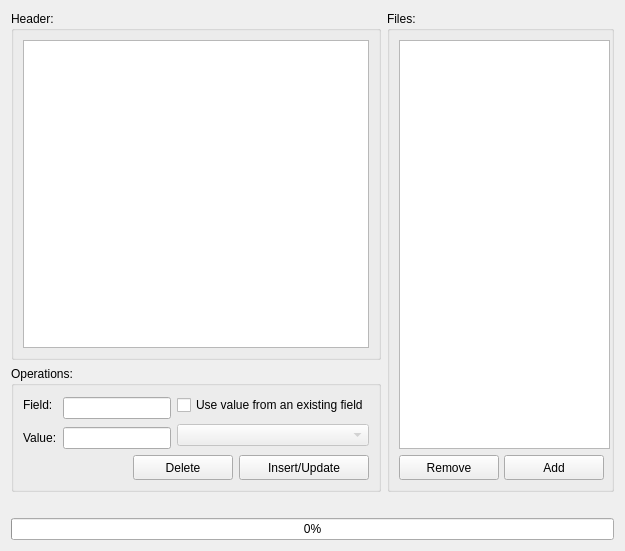
         <widget class="QWidget" name="tab_12">
          <attribute name="title">
           <string>Header Editor</string>
          </attribute>
          <layout class="QGridLayout" name="gridLayout_72">
           <item row="0" column="0">
            <widget class="QGroupBox" name="groupBox_8">
             <property name="title">
              <string>Header:</string>
             </property>
             <property name="flat">
              <bool>true</bool>
             </property>
             <layout class="QGridLayout" name="gridLayout_28">
              <item row="0" column="0">
               <widget class="QListWidget" name="listWidget_11">
                <property name="toolTip">
                 <string>&lt;html&gt;&lt;head/&gt;&lt;body&gt;&lt;p&gt;Header of selected file&lt;/p&gt;&lt;/body&gt;&lt;/html&gt;</string>
                </property>
               </widget>
              </item>
             </layout>
            </widget>
           </item>
           <item row="0" column="1" rowspan="2">
            <widget class="QGroupBox" name="groupBox_9">
             <property name="minimumSize">
              <size>
               <width>227</width>
               <height>481</height>
              </size>
             </property>
             <property name="maximumSize">
              <size>
               <width>227</width>
               <height>16777215</height>
              </size>
             </property>
             <property name="title">
              <string>Files:</string>
             </property>
             <property name="flat">
              <bool>true</bool>
             </property>
             <property name="checkable">
              <bool>false</bool>
             </property>
             <layout class="QGridLayout" name="gridLayout_27">
              <item row="1" column="1">
               <widget class="QPushButton" name="pushButton_36">
                <property name="minimumSize">
                 <size>
                  <width>100</width>
                  <height>25</height>
                 </size>
                </property>
                <property name="maximumSize">
                 <size>
                  <width>100</width>
                  <height>25</height>
                 </size>
                </property>
                <property name="toolTip">
                 <string>&lt;html&gt;&lt;head/&gt;&lt;body&gt;&lt;p&gt;Add to list&lt;/p&gt;&lt;/body&gt;&lt;/html&gt;</string>
                </property>
                <property name="text">
                 <string>Add</string>
                </property>
                <property name="icon">
                 <iconset>
                  <normaloff>../.designer/.designer/backup/img/add.png</normaloff>../.designer/.designer/backup/img/add.png</iconset>
                </property>
               </widget>
              </item>
              <item row="1" column="0">
               <widget class="QPushButton" name="pushButton_37">
                <property name="minimumSize">
                 <size>
                  <width>100</width>
                  <height>25</height>
                 </size>
                </property>
                <property name="maximumSize">
                 <size>
                  <width>100</width>
                  <height>25</height>
                 </size>
                </property>
                <property name="toolTip">
                 <string>&lt;html&gt;&lt;head/&gt;&lt;body&gt;&lt;p&gt;Remove selected files from list&lt;/p&gt;&lt;/body&gt;&lt;/html&gt;</string>
                </property>
                <property name="text">
                 <string>Remove</string>
                </property>
                <property name="icon">
                 <iconset>
                  <normaloff>../.designer/.designer/backup/img/rem.png</normaloff>../.designer/.designer/backup/img/rem.png</iconset>
                </property>
               </widget>
              </item>
              <item row="0" column="0" colspan="2">
               <widget class="QListWidget" name="listWidget_9">
                <property name="minimumSize">
                 <size>
                  <width>211</width>
                  <height>401</height>
                 </size>
                </property>
                <property name="maximumSize">
                 <size>
                  <width>211</width>
                  <height>16777215</height>
                 </size>
                </property>
                <property name="toolTip">
                 <string>&lt;html&gt;&lt;head/&gt;&lt;body&gt;&lt;p&gt;File List&lt;/p&gt;&lt;/body&gt;&lt;/html&gt;</string>
                </property>
                <property name="selectionMode">
                 <enum>QAbstractItemView::ExtendedSelection</enum>
                </property>
               </widget>
              </item>
             </layout>
            </widget>
           </item>
           <item row="1" column="0">
            <widget class="QGroupBox" name="groupBox_10">
             <property name="title">
              <string>Operations:</string>
             </property>
             <property name="flat">
              <bool>true</bool>
             </property>
             <layout class="QGridLayout" name="gridLayout_30">
              <item row="0" column="0" colspan="3">
               <layout class="QGridLayout" name="gridLayout_29">
                <item row="0" column="0">
                 <widget class="QLabel" name="label_15">
                  <property name="text">
                   <string>Field:</string>
                  </property>
                 </widget>
                </item>
                <item row="0" column="1" rowspan="2">
                 <widget class="QLineEdit" name="lineEdit">
                  <property name="toolTip">
                   <string>&lt;html&gt;&lt;head/&gt;&lt;body&gt;&lt;p&gt;Field name to &lt;span style=&quot; font-weight:600; text-decoration: underline;&quot;&gt;Add&lt;/span&gt; or &lt;span style=&quot; font-weight:600; text-decoration: underline;&quot;&gt;Update&lt;/span&gt;&lt;/p&gt;&lt;/body&gt;&lt;/html&gt;</string>
                  </property>
                  <property name="maxLength">
                   <number>8</number>
                  </property>
                 </widget>
                </item>
                <item row="0" column="2">
                 <widget class="QCheckBox" name="checkBox_5">
                  <property name="toolTip">
                   <string>&lt;html&gt;&lt;head/&gt;&lt;body&gt;&lt;p&gt;Activate to add value from an existing field.&lt;/p&gt;&lt;/body&gt;&lt;/html&gt;</string>
                  </property>
                  <property name="text">
                   <string>Use value from an existing field</string>
                  </property>
                 </widget>
                </item>
                <item row="1" column="2" rowspan="2">
                 <widget class="QComboBox" name="comboBox">
                  <property name="enabled">
                   <bool>false</bool>
                  </property>
                  <property name="toolTip">
                   <string>&lt;html&gt;&lt;head/&gt;&lt;body&gt;&lt;p&gt;Select existing value to add to field&lt;/p&gt;&lt;/body&gt;&lt;/html&gt;</string>
                  </property>
                 </widget>
                </item>
                <item row="2" column="0">
                 <widget class="QLabel" name="label_16">
                  <property name="text">
                   <string>Value:</string>
                  </property>
                 </widget>
                </item>
                <item row="2" column="1">
                 <widget class="QLineEdit" name="lineEdit_2">
                  <property name="toolTip">
                   <string>&lt;html&gt;&lt;head/&gt;&lt;body&gt;&lt;p&gt;Value of field name&lt;/p&gt;&lt;/body&gt;&lt;/html&gt;</string>
                  </property>
                 </widget>
                </item>
               </layout>
              </item>
              <item row="1" column="0">
               <widget class="QLabel" name="label_17">
                <property name="text">
                 <string/>
                </property>
               </widget>
              </item>
              <item row="1" column="1">
               <widget class="QPushButton" name="pushButton_38">
                <property name="minimumSize">
                 <size>
                  <width>100</width>
                  <height>25</height>
                 </size>
                </property>
                <property name="maximumSize">
                 <size>
                  <width>100</width>
                  <height>25</height>
                 </size>
                </property>
                <property name="toolTip">
                 <string>&lt;html&gt;&lt;head/&gt;&lt;body&gt;&lt;p&gt;Delete selected field&lt;/p&gt;&lt;/body&gt;&lt;/html&gt;</string>
                </property>
                <property name="text">
                 <string>Delete</string>
                </property>
                <property name="icon">
                 <iconset>
                  <normaloff>../.designer/.designer/backup/img/rem.png</normaloff>../.designer/.designer/backup/img/rem.png</iconset>
                </property>
               </widget>
              </item>
              <item row="1" column="2">
               <widget class="QPushButton" name="pushButton_39">
                <property name="minimumSize">
                 <size>
                  <width>130</width>
                  <height>25</height>
                 </size>
                </property>
                <property name="maximumSize">
                 <size>
                  <width>130</width>
                  <height>25</height>
                 </size>
                </property>
                <property name="toolTip">
                 <string>&lt;html&gt;&lt;head/&gt;&lt;body&gt;&lt;p&gt;&lt;span style=&quot; font-weight:600; text-decoration: underline;&quot;&gt;Insert&lt;/span&gt; or &lt;span style=&quot; font-weight:600; text-decoration: underline;&quot;&gt;Update&lt;/span&gt; selected Field&lt;/p&gt;&lt;/body&gt;&lt;/html&gt;</string>
                </property>
                <property name="text">
                 <string>Insert/Update</string>
                </property>
                <property name="icon">
                 <iconset>
                  <normaloff>../.designer/.designer/backup/img/add.png</normaloff>../.designer/.designer/backup/img/add.png</iconset>
                </property>
               </widget>
              </item>
             </layout>
            </widget>
           </item>
           <item row="2" column="0" colspan="2">
            <layout class="QGridLayout" name="gridLayout_35">
             <item row="1" column="0">
              <widget class="QProgressBar" name="progressBar_4">
               <property name="value">
                <number>0</number>
               </property>
               <property name="textDirection">
                <enum>QProgressBar::TopToBottom</enum>
               </property>
              </widget>
             </item>
             <item row="0" column="0">
              <widget class="QLabel" name="label_41">
               <property name="text">
                <string/>
               </property>
              </widget>
             </item>
            </layout>
           </item>
          </layout>
         </widget>
